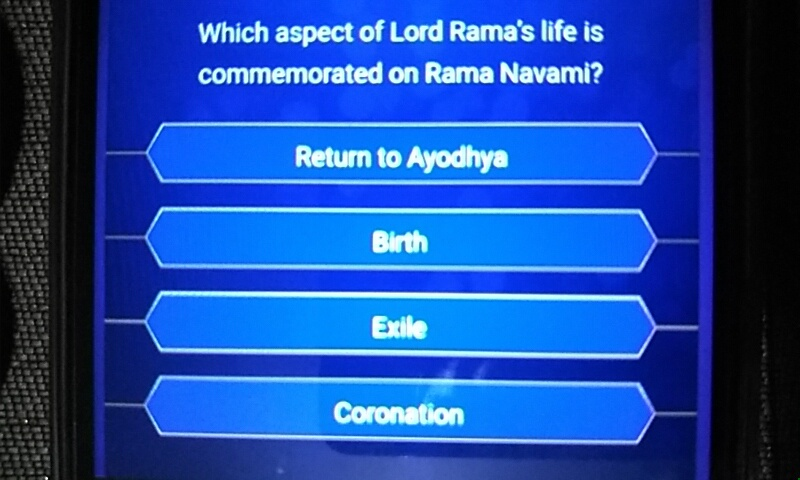
#> input picture resources/image.jpg, 800 x 480 px
$ python -i detectAns.py   (imports and definitions only)
#> lines starting #> are read from the running program, lines starting #| are printed output that depends on the picture; after the words box and inside, x2 and y2 are one past the last pixel; in counts of white or black regions, pixels touching at a corner belong together
import requests
from bs4 import BeautifulSoup
import pytesseract
from PIL import Image
import cv2
import numpy as np

def detectAns():
    # setting image dpi values
    file_path = "./resources/image.jpg"
    im = Image.open(file_path)
#> im is the input picture: PIL image 800x480 RGB; mean R, G, B 27.9, 74.3, 166.1
    im.save('./resources/ocr.png', dpi=(300, 300))
    # making image cleaner
    image = cv2.imread("./resources/ocr.png")
    grayImage=cv2.cvtColor(image, cv2.COLOR_BGR2GRAY)
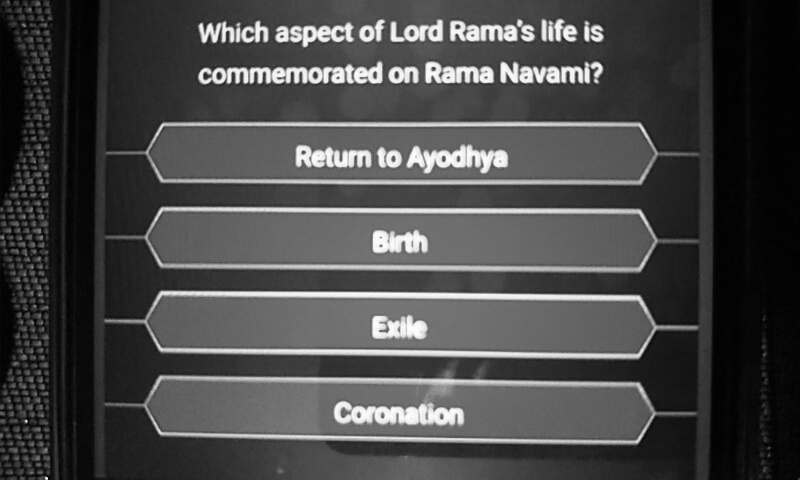
#> grayImage: shape (480, 800); min 0, max 254, mean 70.9
    retval, threshold = cv2.threshold(grayImage,200,255,cv2.THRESH_BINARY)
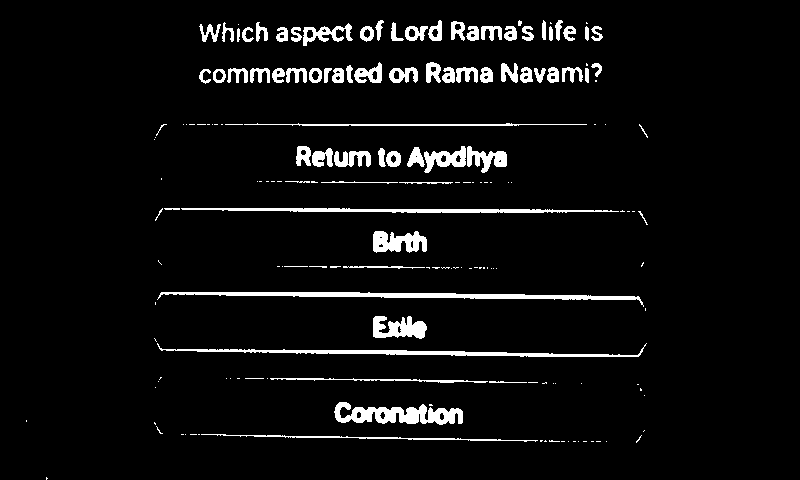
#> threshold: shape (480, 800); 5.2% white; 173 white regions (97 under 20 px), largest, box (x1, y1, x2, y2) and area: (157, 292, 644, 307) 2076, (334, 402, 463, 425) 1656, (157, 343, 647, 357) 1644
    #some added code
    # canimage = cv2.Canny(threshold, 100, 200)
    cv2.imshow("Threshold image", threshold)
    # cv2.imshow("Canny image image", canimage)
    cv2.waitKey(0)
    # running tesseract
    # detecting text in image
    cv2.imwrite("./resources/processedImage.jpg",threshold)
#> (the run stopped early here; a loop or call above may not have finished)
